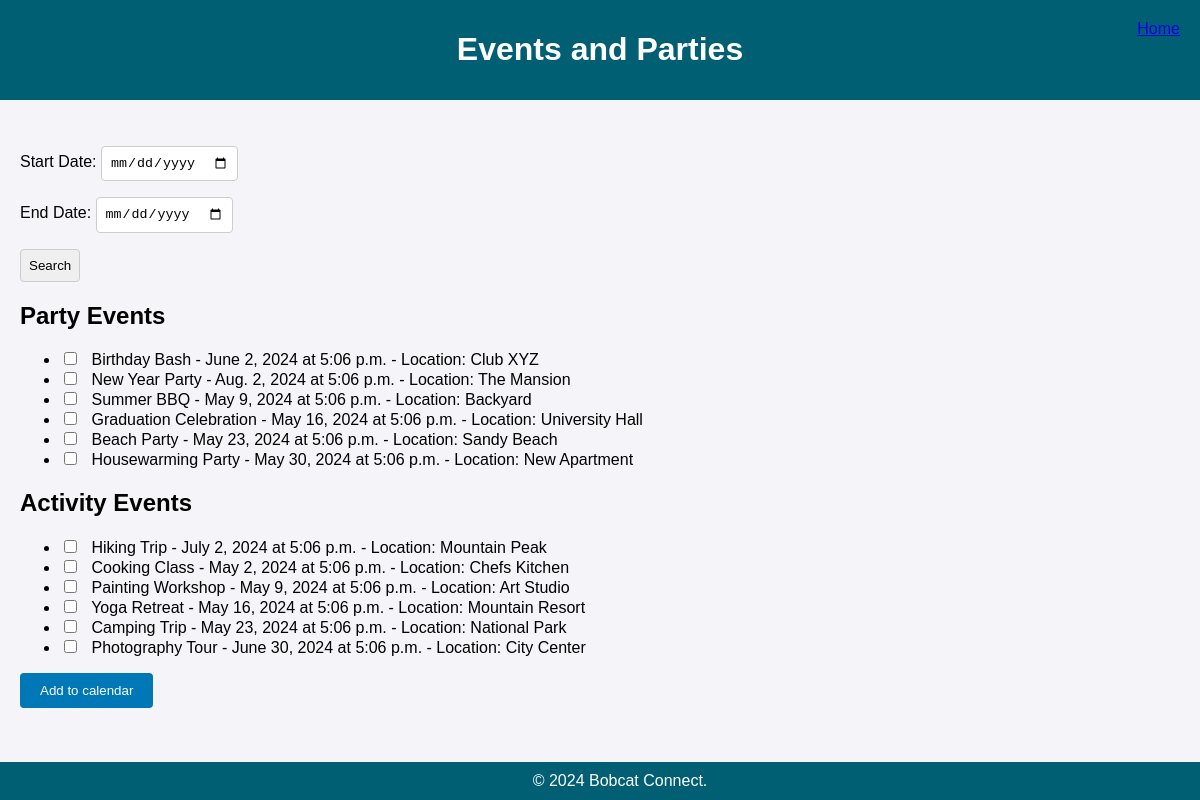
Screenshot of /events/ with the database file from the repository.
### BobcatConApp/models.py (models this page shows, shortened)
class Event(models.Model):
    CATEGORY_CHOICES = [
        ('party', 'Party'),
        ('activity', 'Activity'),
    ]
    name = models.CharField(max_length=100)
    category = models.CharField(max_length=20, choices=CATEGORY_CHOICES)
    date = models.DateField()
    time = models.TimeField()
    location = models.CharField(max_length=200)
    selected = models.BooleanField(default=False)

### BobcatConApp/views.py (the view)
# urls.py: path('events/', views.events_list, name='events_list'),
def events_list(request):
    form = EventFilterForm(request.GET)
    party_events = Event.objects.filter(category='party')
    activity_events = Event.objects.filter(category='activity')
    if form.is_valid():
        start_date = form.cleaned_data.get('start_date')
        end_date = form.cleaned_data.get('end_date')
        if start_date and end_date:
            party_events = party_events.filter(date__range=[start_date, end_date])
            activity_events = activity_events.filter(date__range=[start_date, end_date])
    if request.method == 'POST':
        print("POST data:", request.POST)
        selection_form = EventSelectionForm(request.POST)
        if selection_form.is_valid():
            print("here")
            print("Selection form is valid")
            print("Selected event IDs:", selection_form.cleaned_data.get('selected_events'))
            selected_event_ids = selection_form.cleaned_data.get('selected_events')
            selected_events = Event.objects.filter(id__in=selected_event_ids)
            print(selected_events)
            for event in selected_events:
                event.selected = True
                event.save()
            return redirect('selected_events')
        else:
            print(selection_form.errors)
            return render(request, 'events.html', {
                'party_events': party_events,
                'activity_events': activity_events,
                'form': form,
                'selection_form': selection_form
            })
    else:
        selection_form = EventSelectionForm()
    return render(request, 'events.html', {
        'party_events': party_events,
        'activity_events': activity_events,
        'form': form,
        'selection_form': selection_form
    })

### BobcatConApp/forms.py
class EventFilterForm(forms.Form):
    start_date = forms.DateField(label='Start Date', required=False, widget=forms.DateInput(attrs={'type': 'date'}))
    end_date = forms.DateField(label='End Date', required=False, widget=forms.DateInput(attrs={'type': 'date'}))

class EventSelectionForm(forms.Form):
    selected_events = forms.ModelMultipleChoiceField(queryset=Event.objects.all(), widget=forms.CheckboxSelectMultiple)
    def __init__(self, *args, **kwargs):
        super().__init__(*args, **kwargs)
        for field in self.fields.values():
            field.required = False

### templates/events.html (shortened to what this page needs)
<!DOCTYPE html>
<html lang="en">
<head>
</head>
<body>
    <header>
        <h1>Events and Parties</h1>
    </header>
    <a href="/" class="home-link">Home</a>
    <main>
        <form method="GET">
            {{ form.as_p }}
            <input type="submit" value="Search">
        </form>
        <form method="POST" action="">
            <h2>Party Events</h2>
            <ul>
                {% for party_event in party_events %}
                    <li>
                        <input type="checkbox" name="selected_events" value="{{ party_event.id }}">
                        {{ party_event.name }} - {{ party_event.date }} at {{ party_event.time }} - Location: {{ party_event.location }}
                    </li>
                {% endfor %}
            </ul>
            <h2>Activity Events</h2>
            <ul>
                {% for activity_event in activity_events %}
                    <li>
                        <input type="checkbox" name="selected_events" value="{{ activity_event.id }}">
                        {{ activity_event.name }} - {{ activity_event.date }} at {{ activity_event.time }} - Location: {{ activity_event.location }}
                    </li>
                {% endfor %}
            </ul>
            <button type="submit">Add to calendar</button>
        </form>
    </main>
    <footer>
        © 2024 Bobcat Connect.
    </footer>
</body>
</html>

### templates/events.html (style rules this page uses)
body { font-family: Arial, sans-serif; background-color: #f4f4f9; margin: 0; padding: 0; }
header { background-color: #005f73; color: #fff; padding: 10px 20px; text-align: center; }
main { padding: 20px; margin-top: 10px; }
form { margin-bottom: 20px; }
input, select { padding: 8px; margin-right: 10px; border: 1px solid #ccc; border-radius: 4px; }
button { background-color: #0077b6; color: white; border: none; padding: 10px 20px; border-radius: 4px; cursor: pointer; }
footer { text-align: center; padding: 10px 20px; background-color: #005f73; color: white; position: fixed; bottom: 0; width: 100%; }
.home-link { position: fixed; top: 20px; right: 20px; }

### rows the page displays
Event: name "Birthday Bash", date "June 2, 2024", time "5:06 p.m.", location "Club XYZ"
Event: name "New Year Party", date "Aug. 2, 2024", time "5:06 p.m.", location "The Mansion"
Event: name "Summer BBQ", date "May 9, 2024", time "5:06 p.m.", location "Backyard"
Event: name "Graduation Celebration", date "May 16, 2024", time "5:06 p.m.", location "University Hall"
Event: name "Beach Party", date "May 23, 2024", time "5:06 p.m.", location "Sandy Beach"
Event: name "Housewarming Party", date "May 30, 2024", time "5:06 p.m.", location "New Apartment"
Event: name "Hiking Trip", date "July 2, 2024", time "5:06 p.m.", location "Mountain Peak"
Event: name "Cooking Class", date "May 2, 2024", time "5:06 p.m.", location "Chefs Kitchen"
Event: name "Painting Workshop", date "May 9, 2024", time "5:06 p.m.", location "Art Studio"
Event: name "Yoga Retreat", date "May 16, 2024", time "5:06 p.m.", location "Mountain Resort"
Event: name "Camping Trip", date "May 23, 2024", time "5:06 p.m.", location "National Park"
Event: name "Photography Tour", date "June 30, 2024", time "5:06 p.m.", location "City Center"
